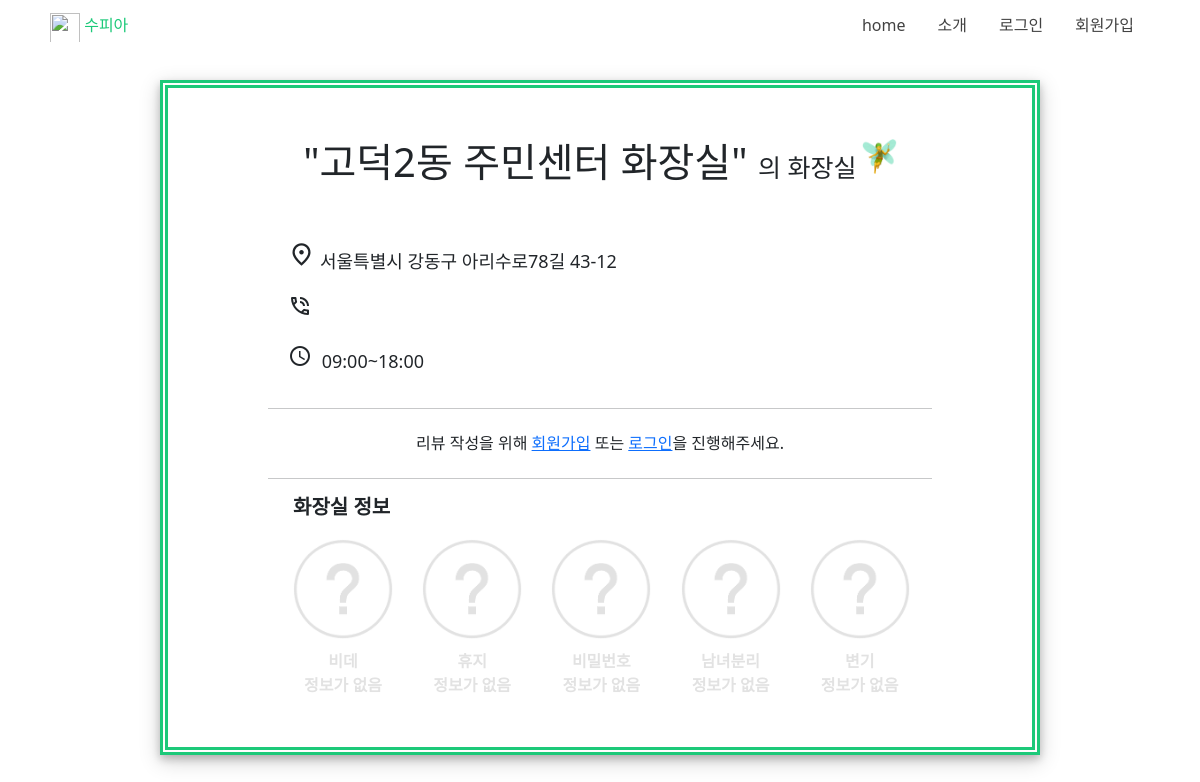
The app's page /1245/, older data.
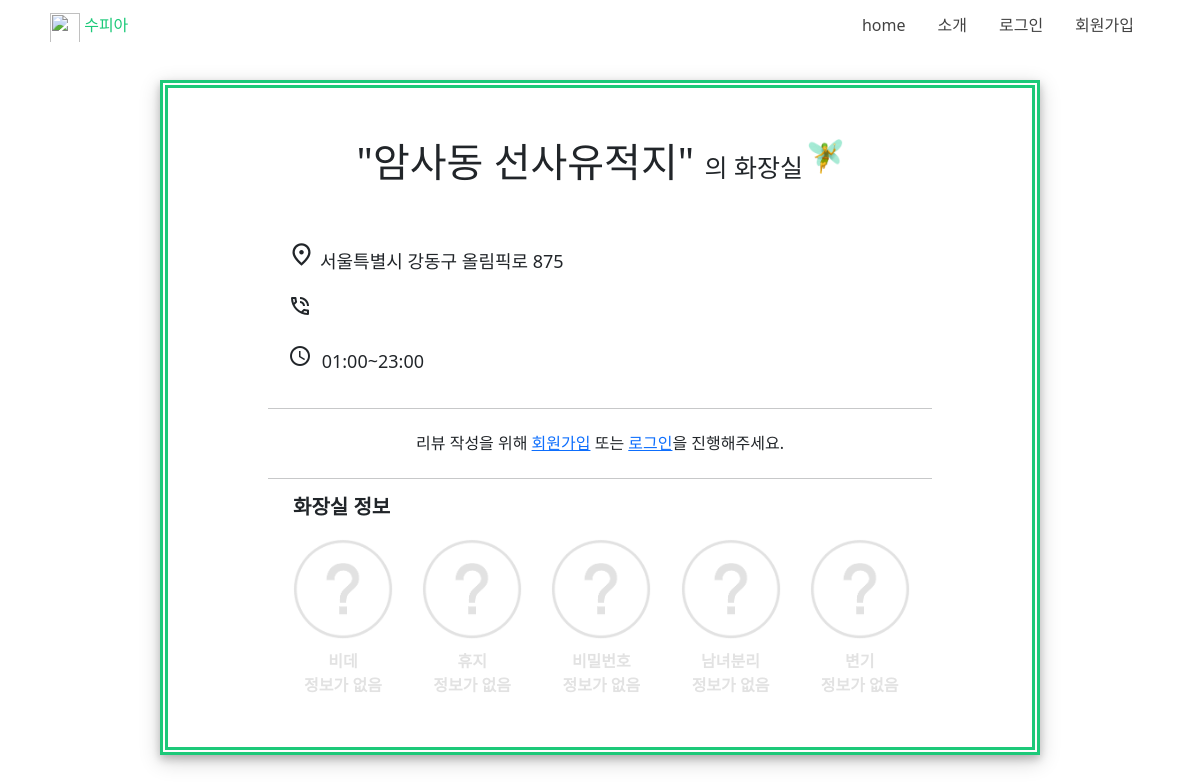
The same page, newer data.
### toilet/models.py (models this page shows)
class ToiletInfo(models.Model):
    squat = 0 # 좌변기
    toilet = 1 # 양변기
    unknown = 3
    TTYPE_CHOICE = [(squat, '좌변기'), (toilet, '양변기')]
    id = models.AutoField(primary_key=True)
    tname=models.CharField(max_length=200)
    tlocation=models.CharField(max_length=300)
    tlat = models.FloatField() #위도
    tlong = models.FloatField() #경도
    tnumber=models.CharField(max_length=200,null=True)
    topen=models.CharField(max_length=200,null=True)
    tbidget=models.BooleanField(null=True)
    tpaper=models.BooleanField(null=True)
    tpassword=models.BooleanField(null=True)
    tpublic=models.BooleanField(null=True)
    ttype=models.IntegerField(choices=TTYPE_CHOICE,
                                blank=True,
                                null=True,
                                default=unknown)

### toilet/views.py (the view)
# urls.py: path('<int:id>/',views.info, name='info'),
def info(request, id):
    if request.method=="POST":
        form = CommentForm(request.POST)
        if form.is_valid():
            rating = form.save(commit=False)
            uid = request.user.id
            print(uid)
            tid = request.POST.get('tid')
            rating.score = request.POST.get('score')
            rating.author = get_object_or_404(User, pk=uid)
            rating.toilet = get_object_or_404(ToiletInfo, pk=tid)
            rating.save()
            print("<<<<<<<<<<<<<<<<<<<<<<<<<<<<<<<<<<<<<<<<")
            return JsonResponse({'success':'true', 'score':rating.score}, safe=False)
        else:
            print(form.errors)
            print("<<<<<<<<<<<<<<<<<<<<<<<<<<<<<<<<<<<<<<<<")
            print(form.non_field_errors)
    else :
        toilet = get_object_or_404(ToiletInfo, pk=id)
        context = {'toilet' : toilet}
        return render(request, 'toilet/info.html', context)
    return JsonResponse({'success':'false'})

### templates/toilet/info.html (shortened to what this page needs)
{% extends '../base.html' %}
{% load static %}
{% block content %}
    <div class="info_container">
        <div class="sub">
            <h1>"{{ toilet.tname }}" <text style="font-size: 25px;">의 화장실</text>
                <img src="{% static 'img/fairy.png' %}">
            </h1><br>
            <div class="info_plus">
                <p><span class="material-icons-outlined" style="font-size:27px;">place</span>{{ toilet.tlocation }}</p>
                <p><span class="material-icons-outlined">phone_in_talk</span> {{ toilet.tnumber }}</p>
                <p><span class="material-icons-outlined">schedule </span> {{ toilet.topen }}</p>
            </div>
        </div>
        <hr size="3.5" style="margin-top: 30px;">
        {% if user.is_authenticated %}
        <div class="ratings">
            <h5>화장실 평점</h5>
            <div class="col text-center">
                <form action="{% url 'toilet:info' toilet.id %}" method="POST" class="rate-form" id="{{toilet.id}}">
                    {% csrf_token %}
                    <button type="submit" class="fa fa-star fa-4x" id="first"></button>
                    <button type="submit" class="fa fa-star fa-4x" id="second"></button>
                    <button type="submit" class="fa fa-star fa-4x" id="third"></button>
                    <button type="submit" class="fa fa-star fa-4x" id="fourth"></button>
                    <button type="submit" class="fa fa-star fa-4x" id="fifth"></button>
                </form>
                <br>
                <div id="confirm-box"></div>
            </div>
        </div>
        {% else %}
        <div class="not_auth">
            <h6>
                리뷰 작성을 위해 <a href="{% url 'users:join' %}">회원가입</a> 또는 <a href="{% url 'users:login' %}">로그인</a>을 진행해주세요.
            </h6>
        </div>
        {% endif %}
        <hr size="3.5"  style="margin-top: 20px;">
        <div class="info_badge">
            <h5 >화장실 정보</h5>
            <div class="badge_container">
                {% if toilet.tbidget == True %}
                    <img src="{% static 'img/badge/bidet.png' %}">
                    <text>비데 O</text>
                {% elif toilet.tbidget == False %}
                    <img src="{% static 'img/badge/bidet_N.png' %}">
                    <text id="biget_x">비데 X</text>
                {% else %}
                    <img src="{% static 'img/badge/question.png' %}">
                    <text id="biget_x">비데<BR>정보가 없음</text>
                {% endif %}
            </div>
            <div class="badge_container">
                {% if toilet.tpaper == True %}
                    <img src="{% static 'img/badge/tissue.png' %}">
                    <text>휴지 O</text>
                {% elif toilet.tpaper == False %}
                    <img src="{% static 'img/badge/tissue_N.png' %}">
                    <text id="biget_x">휴지 X</text>
                {% else %}
                    <img src="{% static 'img/badge/question.png' %}">
                    <text id="biget_x">휴지<BR>정보가 없음</text>
                {% endif %}
            </div>
            <div class="badge_container">
                {% if toilet.tpassword == True %}
                    <img src="{% static 'img/badge/pw.png' %}">
                    <text>비밀번호 O</text>
                {% elif toilet.tpassword == False %}
                    <img src="{% static 'img/badge/pw_N.png' %}">
                    <text id="biget_x">비밀번호 X</text>
                {% else %}
                    <img src="{% static 'img/badge/question.png' %}">
                    <text id="biget_x">비밀번호<BR>정보가 없음</text>
                {% endif %}
            </div>
            <div class="badge_container">
                {% if toilet.tpublic == True %}
                    <img src="{% static 'img/badge/mw.png' %}">
                    <text>남녀분리 O</text>
                {% elif toilet.tpublic == False %}
                    <img src="{% static 'img/badge/mw_N.png' %}">
                    <text id="biget_x">남녀분리 X</text>
                {% else %}
                    <img src="{% static 'img/badge/question.png' %}">
                    <text id="biget_x">남녀분리<BR>정보가 없음</text>
                {% endif %}
            </div>
            <div class="badge_container">
                {% if toilet.ttype == 0 %}
                    <img src="{% static 'img/badge/squat.png' %}">
                    <text>좌변기</text>
                {% elif toilet.ttype == 1 %}
                    <img src="{% static 'img/badge/toilet.png' %}">
                    <text>양변기</text>
                </div>
                {% else %}
                    <img src="{% static 'img/badge/question.png' %}">
                    <text id="biget_x">변기<BR>정보가 없음</text>
                {% endif %}
        </div>
    </div>
{% endblock %}

### templates/base.html (shortened to what this page needs)
{% load static %}
<!DOCTYPE html>
<html lang="ko">
    <head>
        <link rel="stylesheet" href="https://cdnjs.cloudflare.com/ajax/libs/font-awesome/4.7.0/css/font-awesome.min.css">
        <link href="https://cdn.jsdelivr.net/npm/bootstrap@5.1.3/dist/css/bootstrap.min.css" rel="stylesheet">
        <link rel="stylesheet" type="text/css" href="{% static 'css/style.css' %}">
    </head>
    <body>
        <header>
            <nav class="bg">
                <div class="logo">
                    <img src="https://notion-emojis.s3-us-west-2.amazonaws.com/prod/svg-twitter/1f9da.svg" class="log-img">
                    <a class="nav-logo" href="{% url 'toilet:home' %}" class="header_logo">수피아</a>
                </div>
                <div class="navd">
                    <ul class="n">
                    <li class="nav-item">
                        <a class="nav-link" href="{% url 'toilet:home' %}">home</a>
                    </li>
                    <li class="nav-item">
                        <a class="nav-link" href="{% url 'toilet:intro' %}">소개</a>
                    </li>
                    <li class="nav-item dropdown">
                        {% if user.is_authenticated %}
                        <a class="nav-link dropdown-toggle" data-bs-toggle="dropdown" href="#" role="button" aria-expanded="false">프로필</a>
                      <ul class="dropdown-menu">
                        <li><a class="dropdown-item" href="{% url 'users:profile' user.id %}">내정보</a></li>
                        <li><a class="dropdown-item" href="#">내가쓴리뷰</a></li>
                        <li><a class="dropdown-item" href="{% url 'users:bookmarks' user.id %}">즐겨찾기</a></li>
                        <li><hr class="dropdown-divider"></li>
                        <li><a class="dropdown-item" href="{% url 'users:logout' %}">로그아웃</a></li>
                    </ul>
                        {%else%}
                        <li class="nav-item">
                            <a class="nav-link" href="{% url 'users:login' %}">로그인</a>
                        </li>
                        <li class="nav-item">
                            <a class="nav-link" href="{% url 'users:join' %}">회원가입</a>
                        </li>
                        {% endif %}
                    </li>
                  </ul>
                </div>
            </nav>
        </header>
<section id="section">
    {% block content %}
    {% endblock %}
</section>
</body>
</html>

### static/css/style.css (style rules this page uses)
html, body { width: 100%; height: 100%; }
img { -webkit-user-select: none; }
header { width: 100%; height: 10%; }
#section { width: 100%; height: 90%; }
.nav-item { margin: 5px 10px; }
.nav-logo { color: #1cc979; text-decoration: none; }
.nav-item { margin: 5px 0px; }
.navd { width: 80%; display: inline-block; float: right; margin-right: 50px; }
.n { float: right; list-style: none; margin: 0px; }
.n li { float: left; }
.nav-item a { color: rgb(66, 66, 66); size: 20px; }
.logo { display: inline-block; line-height: 50px; vertical-align: top; margin-left: 50px; }
.log-img { width: 30px; height: 30px; }
.info_container { width: 55rem; padding: 50px 30px; margin: 0 auto; float: none; margin-bottom: 10px; box-shadow: 0 4px 8px 0 rgba(0, 0, 0, 0.2), 0 6px 20px 0 rgba(0, 0, 0, 0.19); padding-left: 100px; padding-right: 100px; position: relative; border: double 8px; border-color: #1cc979; }
.sub h1 { font-size: 40px; text-align: center; }
.sub img { width: 35px; margin:0 0 20px -5px; }
.info_plus { margin: 15px auto; }
.info_plus p { font-size: 18px; padding-bottom: 3px; }
.info_plus span { margin-left: 20px; margin-right: 5px; }
.info_badge h5, .ratings h5 { margin-left: 25px; font-weight: 700; margin-bottom: 20px; }
.badge_container { text-align: center; font-weight:bold; display:inline-block; width:100px; height:150px; margin-left: 25px; }
.badge_container img { width:100px; margin-bottom: 10px; }
.badge_container #biget_x { color: #e2e2e2; }
.not_auth h6 { margin: 25px auto; text-align: center; }

Row changes from the older to the newer data that the page shows:
changed ToiletInfo: tname "고덕2동 주민센터 화장실" → "암사동 선사유적지"; tlocation "서울특별시 강동구 아리수로78길 43-12" → "서울특별시 강동구 올림픽로 875"; topen "09:00~18:00" → "01:00~23:00"
